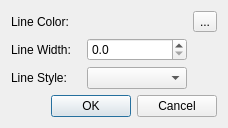
<?xml version="1.0" encoding="UTF-8"?>
<ui version="4.0">
 <class>DlgLineStyle</class>
 <widget class="QDialog" name="DlgLineStyle">
  <property name="geometry">
   <rect>
    <x>0</x>
    <y>0</y>
    <width>227</width>
    <height>120</height>
   </rect>
  </property>
  <property name="windowTitle">
   <string>Dialog Line Style</string>
  </property>
  <layout class="QVBoxLayout" name="verticalLayout">
   <item>
    <layout class="QGridLayout" name="gridLayout">
     <item row="0" column="1">
      <widget class="QLabel" name="lblColor">
       <property name="minimumSize">
        <size>
         <width>100</width>
         <height>0</height>
        </size>
       </property>
       <property name="text">
        <string/>
       </property>
      </widget>
     </item>
     <item row="0" column="2">
      <widget class="QToolButton" name="btnColor">
       <property name="text">
        <string>...</string>
       </property>
      </widget>
     </item>
     <item row="1" column="1">
      <widget class="QDoubleSpinBox" name="spinWidth">
       <property name="decimals">
        <number>1</number>
       </property>
       <property name="singleStep">
        <double>0.500000000000000</double>
       </property>
      </widget>
     </item>
     <item row="1" column="0">
      <widget class="QLabel" name="label_2">
       <property name="minimumSize">
        <size>
         <width>70</width>
         <height>0</height>
        </size>
       </property>
       <property name="text">
        <string>Line Width:</string>
       </property>
      </widget>
     </item>
     <item row="0" column="0">
      <widget class="QLabel" name="label_3">
       <property name="text">
        <string>Line Color:</string>
       </property>
      </widget>
     </item>
     <item row="2" column="1">
      <widget class="QComboBox" name="comboStyle"/>
     </item>
     <item row="2" column="0">
      <widget class="QLabel" name="label">
       <property name="text">
        <string>Line Style:</string>
       </property>
      </widget>
     </item>
    </layout>
   </item>
   <item>
    <widget class="QDialogButtonBox" name="buttonBox">
     <property name="orientation">
      <enum>Qt::Horizontal</enum>
     </property>
     <property name="standardButtons">
      <set>QDialogButtonBox::Cancel|QDialogButtonBox::Ok</set>
     </property>
    </widget>
   </item>
  </layout>
 </widget>
 <resources/>
 <connections>
  <connection>
   <sender>buttonBox</sender>
   <signal>accepted()</signal>
   <receiver>DlgLineStyle</receiver>
   <slot>accept()</slot>
   <hints>
    <hint type="sourcelabel">
     <x>248</x>
     <y>254</y>
    </hint>
    <hint type="destinationlabel">
     <x>157</x>
     <y>274</y>
    </hint>
   </hints>
  </connection>
  <connection>
   <sender>buttonBox</sender>
   <signal>rejected()</signal>
   <receiver>DlgLineStyle</receiver>
   <slot>reject()</slot>
   <hints>
    <hint type="sourcelabel">
     <x>316</x>
     <y>260</y>
    </hint>
    <hint type="destinationlabel">
     <x>286</x>
     <y>274</y>
    </hint>
   </hints>
  </connection>
 </connections>
</ui>
